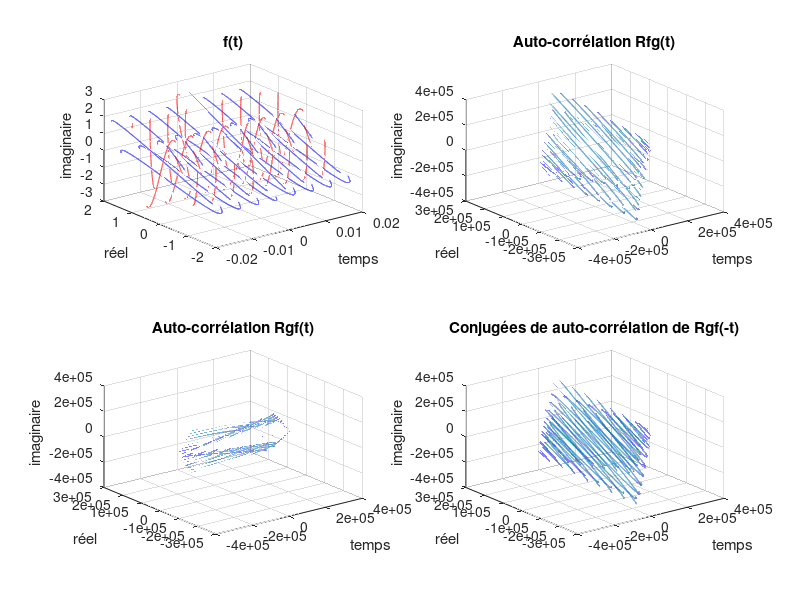

Write the MATLAB code that produced this figure.
%code en octave 
%pkg load image, pkg load signal.
w=2*pi*200;
dt=.2/w;

t=[-8*pi/w:dt/w:8*pi/w];  %interval de t est forcément multiple de période, fait bien attetion!!!
f=sinc(w.*t)+cos(w.*t)+1i.*(cos(4*w.*t)+cos(3*w.*t)+sin(4*w.*t));
g=cos(2*w.*t)+sin(4*w.*t)+1i.*(cos(w.*t)+sin(4*w.*t)+sinc(w.*t));
[a,b]=xcorr(f,g);
[c,b]=xcorr(g,f);
y0=real(g);
z0=imag(g);
y1=real(f);
z1=imag(f);
y2=real(a);
z2=imag(a);
y3=real(c);
z3=imag(c);
y4=real(c);
z4=-imag(c);


subplot(2,2,1);
plot3(t,y0,z0,'b');hold on;
plot3(t,y1,z1,'r');
grid;
title('f(t)');
xlabel('temps ');
ylabel('réel');
zlabel('imaginaire');
subplot(2,2,2);
plot3(b,y2,z2);
grid;
title('Auto-corrélation Rfg(t)');
xlabel('temps ');
ylabel('réel');
zlabel('imaginaire');
subplot(2,2,3);
plot3(b,y3,z3);
grid;
title('Auto-corrélation Rgf(t)');
xlabel('temps ');
ylabel('réel');
zlabel('imaginaire');
subplot(2,2,4);
plot3(-b,y4,z4);
grid;
title('Conjugées de auto-corrélation de Rgf(-t)');
xlabel('temps ');
ylabel('réel');
zlabel('imaginaire');
saveas(gcf,'coim1','png');


